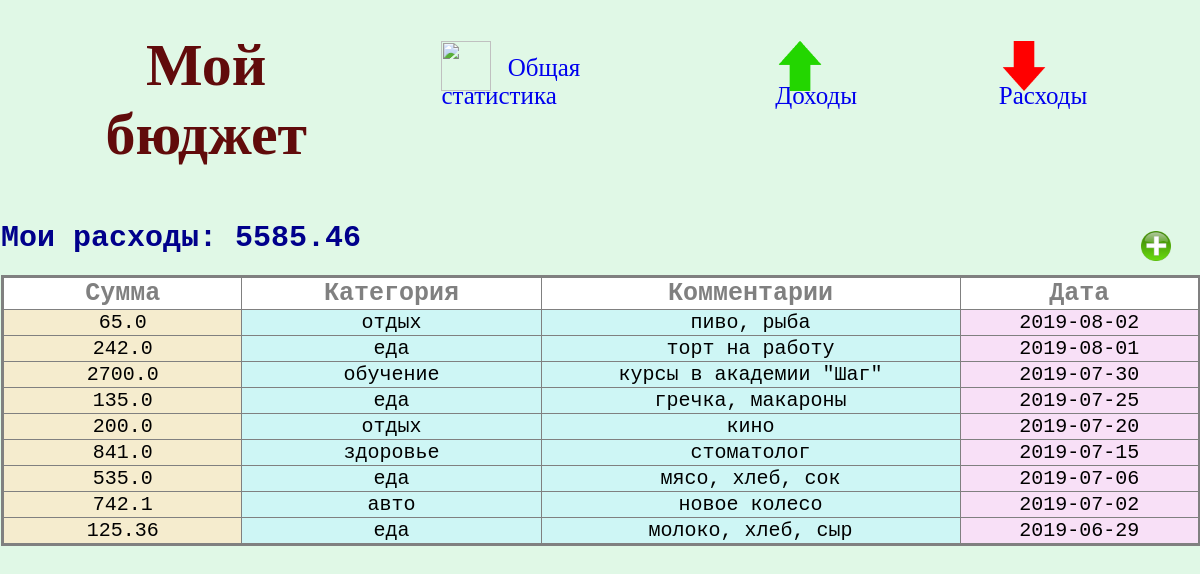
The app's page /info/cost/data with its own data.
### tables this page shows
CREATE TABLE pays
                  (id INTEGER PRIMARY KEY AUTOINCREMENT,
                  sum REAL,
                  category TEXT,
                  data TEXT,
                  comment TEXT,
                  type TEXT);

### flask-app-money/app.py (the view)
@app.route('/info/cost/<field_sorted>')
def show_info_cost(field_sorted):
    return render_template('info.html',
                           pays=get_cost_data(field_sorted),
                           score=get_sum_cost(),
                           title='Расходы')

### flask-app-money/database.py (called while the page is built)
def get_sum_cost():
    conn = sqlite3.connect('database.db')
    conn.row_factory = sqlite3.Row
    curs = conn.cursor()
    curs.execute('SELECT * FROM pays WHERE type=="cost"')
    return sum([s['sum'] for s in curs.fetchall()])

def get_cost_data(field_sorted='data'):
    conn = sqlite3.connect('database.db')
    conn.row_factory = sqlite3.Row
    curs = conn.cursor()
    curs.execute("SELECT * FROM pays WHERE type=='cost' ORDER BY " + field_sorted + " DESC")
    res = curs.fetchall()
    conn.close()
    return res

### flask-app-money/templates/info.html (shortened to what this page needs)
<!DOCTYPE html>
<html lang="ru">
<head>
    <link rel="stylesheet" href="{{ url_for('static', filename='css/style.css') }}">
</head>
<body>
    <div class="menu-container">
        <p id="menu-logo">Мой бюджет</p>
        <ul>
            <a href="{{ url_for('index') }}">
                <li>
                    <img src="{{ url_for('static', filename='img/logo1.png') }}" class="img-menu">
                    Общая статистика
                </li>
            </a>
            <a href="{{ url_for('show_info_gain', field_sorted='data') }}">
                <li>
                    <img src="{{ url_for('static', filename='img/logo2.png') }}" class="img-menu">
                    Доходы
                </li>
            </a>
            <a href="{{ url_for('show_info_cost', field_sorted='data') }}">
                <li><img src="{{ url_for('static', filename='img/logo3.png') }}" class="img-menu">
                    Расходы
                </li>
            </a>
        </ul>
   </div>
    <div class="info-pays">
        <h1>Мои {{ title.lower() }}: {{ score }}</h1>
        <img src="{{ url_for('static', filename='img/plus.png') }}" id="add-button">
        <table class="table-info" id="big-table">
            <tr>
                <th id="sum-th">Cумма</th>
                <th>Категория</th>
                <th>Комментарии</th>
                <th id="data-th">Дата</th>
            </tr>
            {% for pay in pays %}
                <tr>
                    <td id="column-sum">{{pay.sum}}</td>
                    <td id="column-category">{{pay.category}}</td>
                    <td id="column-comment">{{pay.comment}}</td>
                    <td id="column-data">{{pay.data}}</td>
                </tr>
            {% endfor %}
        </table>
    </div>
</body>
</html>

### flask-app-money/static/css/style.css (style rules this page uses)
body { background: #E0F8E6; margin: 0; padding: 1px; }
.menu-container { margin: 0; box-sizing: border-box; width: 100%; height: 200px; position: relative; left: 0; top: 0; display: flex; flex-direction: row; justify-content: space-between; }
#menu-logo { color: #610B0B; font-size: 60px; font-family: Garamond; text-align: center; font-weight: 700; margin-top: 20px; margin-left: 40px; position: relative; top: 10px; }
.img-menu { width: 50px; height: 50px; position: relative; top: 15px; margin-right: 10px; }
.menu-container ul { color: #610B0B; font-size: 25px; font-family: Garamond; display: flex; flex-direction: row; justify-content: space-between; list-style-type: none; }
.menu-container li { margin-right: 50px; margin-left: 30px; }
a { text-decoration: none; }
.info-pays { margin: auto; width: 1200px; position: relative; }
#add-button { width: 30px; height: 30px; position: absolute; top: 10px; right: 30px; }
.info-pays h1 { color: DarkBlue; font-family: Courier; font-size: 30px; font-weight: bold; }
.table-info { border-collapse: collapse; border: 3px solid grey; margin: auto; width: 860px; margin-bottom: 20px; background: white; }
#big-table { width: 1200px; }
.table-info th { border: 1px solid grey; color: grey; font-family: Courier; font-size: 25px; }
.table-info td { border: 1px solid grey; font-family: Courier; font-size: 20px; text-align: center; }
#column-sum { background: #F5ECCE; width: 20%; }
#column-category { background: #CEF6F5; width: 25%; }
#column-comment { background: #CEF6F5; width: 35%; }
#column-data { background: #F8E0F7; width: 20%; }

### records on screen
pays: sum "65.0", category "отдых", comment "пиво, рыба", data "2019-08-02"
pays: sum "242.0", category "еда", comment "торт на работу", data "2019-08-01"
pays: sum "2700.0", category "обучение", comment "курсы в академии \"Шаг\"", data "2019-07-30"
pays: sum "135.0", category "еда", comment "гречка, макароны", data "2019-07-25"
pays: sum "200.0", category "отдых", comment "кино", data "2019-07-20"
pays: sum "841.0", category "здоровье", comment "стоматолог", data "2019-07-15"
pays: sum "535.0", category "еда", comment "мясо, хлеб, сок", data "2019-07-06"
pays: sum "742.1", category "авто", comment "новое колесо", data "2019-07-02"
pays: sum "125.36", category "еда", comment "молоко, хлеб, сыр", data "2019-06-29"

### other values on screen
{{ title.lower() }} "расходы"
{{ score }} "5585.46"
